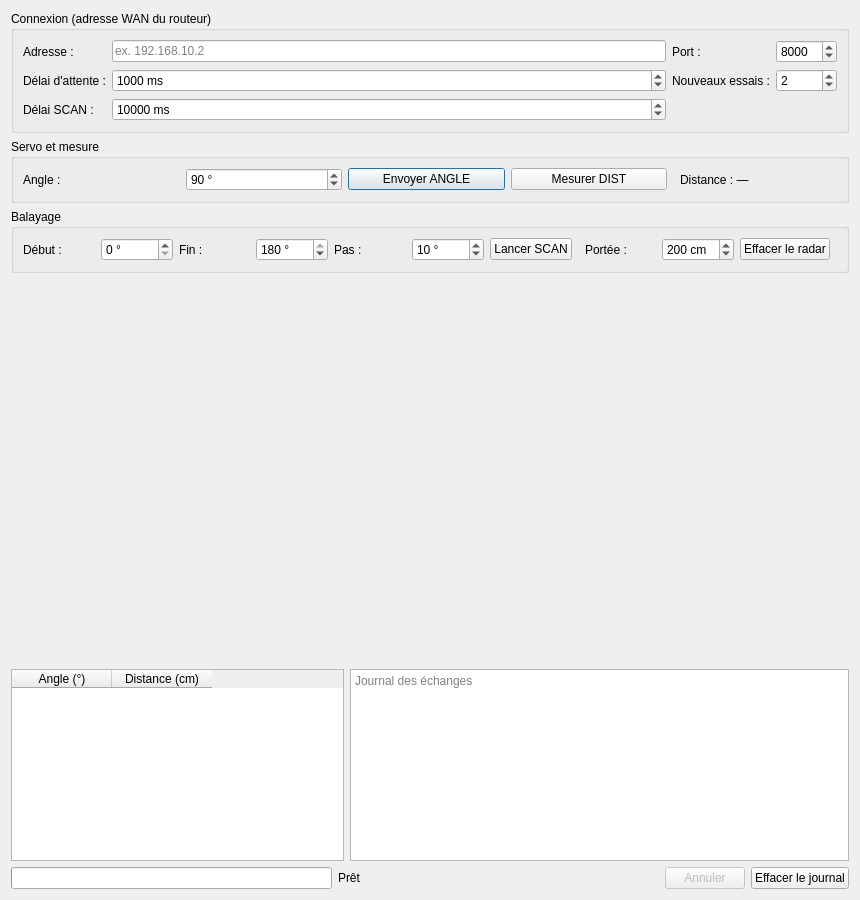
<?xml version="1.0" encoding="UTF-8"?>
<ui version="4.0">
 <class>Dialog</class>
 <widget class="QDialog" name="Dialog">
  <property name="geometry">
   <rect>
    <x>0</x>
    <y>0</y>
    <width>860</width>
    <height>900</height>
   </rect>
  </property>
  <property name="windowTitle">
   <string>Radar à ultrasons — client UDP</string>
  </property>
  <layout class="QVBoxLayout" name="mainLayout">
   <item>
    <widget class="QGroupBox" name="groupConnexion">
     <property name="title">
      <string>Connexion (adresse WAN du routeur)</string>
     </property>
     <layout class="QGridLayout" name="gridConnexion">
      <item row="0" column="0">
       <widget class="QLabel" name="labelHost">
        <property name="text">
         <string>Adresse :</string>
        </property>
       </widget>
      </item>
      <item row="0" column="1">
       <widget class="QLineEdit" name="lineEditHost">
        <property name="placeholderText">
         <string>ex. 192.168.10.2</string>
        </property>
       </widget>
      </item>
      <item row="0" column="2">
       <widget class="QLabel" name="labelPort">
        <property name="text">
         <string>Port :</string>
        </property>
       </widget>
      </item>
      <item row="0" column="3">
       <widget class="QSpinBox" name="spinPort">
        <property name="minimum">
         <number>1</number>
        </property>
        <property name="maximum">
         <number>65535</number>
        </property>
        <property name="value">
         <number>8000</number>
        </property>
       </widget>
      </item>
      <item row="1" column="0">
       <widget class="QLabel" name="labelTimeout">
        <property name="text">
         <string>Délai d'attente :</string>
        </property>
       </widget>
      </item>
      <item row="1" column="1">
       <widget class="QSpinBox" name="spinTimeout">
        <property name="suffix">
         <string> ms</string>
        </property>
        <property name="minimum">
         <number>100</number>
        </property>
        <property name="maximum">
         <number>10000</number>
        </property>
        <property name="singleStep">
         <number>100</number>
        </property>
        <property name="value">
         <number>1000</number>
        </property>
       </widget>
      </item>
      <item row="1" column="2">
       <widget class="QLabel" name="labelRetries">
        <property name="text">
         <string>Nouveaux essais :</string>
        </property>
       </widget>
      </item>
      <item row="1" column="3">
       <widget class="QSpinBox" name="spinRetries">
        <property name="minimum">
         <number>0</number>
        </property>
        <property name="maximum">
         <number>10</number>
        </property>
        <property name="value">
         <number>2</number>
        </property>
       </widget>
      </item>
      <item row="2" column="0">
       <widget class="QLabel" name="labelScanTimeout">
        <property name="text">
         <string>Délai SCAN :</string>
        </property>
       </widget>
      </item>
      <item row="2" column="1">
       <widget class="QSpinBox" name="spinScanTimeout">
        <property name="toolTip">
         <string>Le balayage prend du temps sur la carte : délai d'attente plus long que pour ANGLE et DIST.</string>
        </property>
        <property name="suffix">
         <string> ms</string>
        </property>
        <property name="minimum">
         <number>500</number>
        </property>
        <property name="maximum">
         <number>60000</number>
        </property>
        <property name="singleStep">
         <number>500</number>
        </property>
        <property name="value">
         <number>10000</number>
        </property>
       </widget>
      </item>
     </layout>
    </widget>
   </item>
   <item>
    <widget class="QGroupBox" name="groupCommandes">
     <property name="title">
      <string>Servo et mesure</string>
     </property>
     <layout class="QHBoxLayout" name="layoutCommandes">
      <item>
       <widget class="QLabel" name="labelAngle">
        <property name="text">
         <string>Angle :</string>
        </property>
       </widget>
      </item>
      <item>
       <widget class="QSpinBox" name="spinAngle">
        <property name="suffix">
         <string> °</string>
        </property>
        <property name="maximum">
         <number>180</number>
        </property>
        <property name="value">
         <number>90</number>
        </property>
       </widget>
      </item>
      <item>
       <widget class="QPushButton" name="buttonAngle">
        <property name="text">
         <string>Envoyer ANGLE</string>
        </property>
       </widget>
      </item>
      <item>
       <widget class="QPushButton" name="buttonDist">
        <property name="text">
         <string>Mesurer DIST</string>
        </property>
       </widget>
      </item>
      <item>
       <spacer name="spacerCommandes">
        <property name="orientation">
         <enum>Qt::Orientation::Horizontal</enum>
        </property>
       </spacer>
      </item>
      <item>
       <widget class="QLabel" name="labelDistance">
        <property name="text">
         <string>Distance : —</string>
        </property>
       </widget>
      </item>
     </layout>
    </widget>
   </item>
   <item>
    <widget class="QGroupBox" name="groupScan">
     <property name="title">
      <string>Balayage</string>
     </property>
     <layout class="QHBoxLayout" name="layoutScan">
      <item>
       <widget class="QLabel" name="labelScanStart">
        <property name="text">
         <string>Début :</string>
        </property>
       </widget>
      </item>
      <item>
       <widget class="QSpinBox" name="spinScanStart">
        <property name="suffix">
         <string> °</string>
        </property>
        <property name="maximum">
         <number>180</number>
        </property>
        <property name="value">
         <number>0</number>
        </property>
       </widget>
      </item>
      <item>
       <widget class="QLabel" name="labelScanEnd">
        <property name="text">
         <string>Fin :</string>
        </property>
       </widget>
      </item>
      <item>
       <widget class="QSpinBox" name="spinScanEnd">
        <property name="suffix">
         <string> °</string>
        </property>
        <property name="maximum">
         <number>180</number>
        </property>
        <property name="value">
         <number>180</number>
        </property>
       </widget>
      </item>
      <item>
       <widget class="QLabel" name="labelScanStep">
        <property name="text">
         <string>Pas :</string>
        </property>
       </widget>
      </item>
      <item>
       <widget class="QSpinBox" name="spinScanStep">
        <property name="suffix">
         <string> °</string>
        </property>
        <property name="minimum">
         <number>1</number>
        </property>
        <property name="maximum">
         <number>180</number>
        </property>
        <property name="value">
         <number>10</number>
        </property>
       </widget>
      </item>
      <item>
       <widget class="QPushButton" name="buttonScan">
        <property name="text">
         <string>Lancer SCAN</string>
        </property>
       </widget>
      </item>
      <item>
       <spacer name="spacerScan">
        <property name="orientation">
         <enum>Qt::Orientation::Horizontal</enum>
        </property>
       </spacer>
      </item>
      <item>
       <widget class="QLabel" name="labelRange">
        <property name="text">
         <string>Portée :</string>
        </property>
       </widget>
      </item>
      <item>
       <widget class="QSpinBox" name="spinRange">
        <property name="toolTip">
         <string>Distance représentée par le bord du radar.</string>
        </property>
        <property name="suffix">
         <string> cm</string>
        </property>
        <property name="minimum">
         <number>10</number>
        </property>
        <property name="maximum">
         <number>400</number>
        </property>
        <property name="singleStep">
         <number>10</number>
        </property>
        <property name="value">
         <number>200</number>
        </property>
       </widget>
      </item>
      <item>
       <widget class="QPushButton" name="buttonClearRadar">
        <property name="text">
         <string>Effacer le radar</string>
        </property>
       </widget>
      </item>
      <item>
       <spacer name="spacerScanEnd">
        <property name="orientation">
         <enum>Qt::Orientation::Horizontal</enum>
        </property>
       </spacer>
      </item>
     </layout>
    </widget>
   </item>
   <item>
    <widget class="RadarWidget" name="radarView" native="true">
     <property name="sizePolicy">
      <sizepolicy hsizetype="Expanding" vsizetype="Expanding">
       <horstretch>0</horstretch>
       <verstretch>3</verstretch>
      </sizepolicy>
     </property>
    </widget>
   </item>
   <item>
    <layout class="QHBoxLayout" name="layoutResultats" stretch="2,3">
     <item>
      <widget class="QTableWidget" name="tableScan">
       <property name="editTriggers">
        <set>QAbstractItemView::EditTrigger::NoEditTriggers</set>
       </property>
       <property name="selectionBehavior">
        <enum>QAbstractItemView::SelectionBehavior::SelectRows</enum>
       </property>
       <property name="columnCount">
        <number>2</number>
       </property>
       <column>
        <property name="text">
         <string>Angle (°)</string>
        </property>
       </column>
       <column>
        <property name="text">
         <string>Distance (cm)</string>
        </property>
       </column>
      </widget>
     </item>
     <item>
      <widget class="QPlainTextEdit" name="plainTextLog">
       <property name="readOnly">
        <bool>true</bool>
       </property>
       <property name="placeholderText">
        <string>Journal des échanges</string>
       </property>
      </widget>
     </item>
    </layout>
   </item>
   <item>
    <layout class="QHBoxLayout" name="layoutStatus">
     <item>
      <widget class="QProgressBar" name="progressBusy">
       <property name="maximumWidth">
        <number>140</number>
       </property>
       <property name="textVisible">
        <bool>false</bool>
       </property>
      </widget>
     </item>
     <item>
      <widget class="QLabel" name="labelStatus">
       <property name="sizePolicy">
        <sizepolicy hsizetype="Expanding" vsizetype="Preferred">
         <horstretch>0</horstretch>
         <verstretch>0</verstretch>
        </sizepolicy>
       </property>
       <property name="text">
        <string>Prêt</string>
       </property>
       <property name="wordWrap">
        <bool>true</bool>
       </property>
      </widget>
     </item>
     <item>
      <widget class="QPushButton" name="buttonCancel">
       <property name="enabled">
        <bool>false</bool>
       </property>
       <property name="text">
        <string>Annuler</string>
       </property>
      </widget>
     </item>
     <item>
      <widget class="QPushButton" name="buttonClearLog">
       <property name="text">
        <string>Effacer le journal</string>
       </property>
      </widget>
     </item>
    </layout>
   </item>
  </layout>
 </widget>
 <customwidgets>
  <customwidget>
   <class>RadarWidget</class>
   <extends>QWidget</extends>
   <header>radar_widget.h</header>
   <container>1</container>
  </customwidget>
 </customwidgets>
 <tabstops>
  <tabstop>lineEditHost</tabstop>
  <tabstop>spinPort</tabstop>
  <tabstop>spinTimeout</tabstop>
  <tabstop>spinRetries</tabstop>
  <tabstop>spinScanTimeout</tabstop>
  <tabstop>spinAngle</tabstop>
  <tabstop>buttonAngle</tabstop>
  <tabstop>buttonDist</tabstop>
  <tabstop>spinScanStart</tabstop>
  <tabstop>spinScanEnd</tabstop>
  <tabstop>spinScanStep</tabstop>
  <tabstop>buttonScan</tabstop>
  <tabstop>spinRange</tabstop>
  <tabstop>buttonClearRadar</tabstop>
 </tabstops>
 <resources/>
 <connections/>
</ui>
